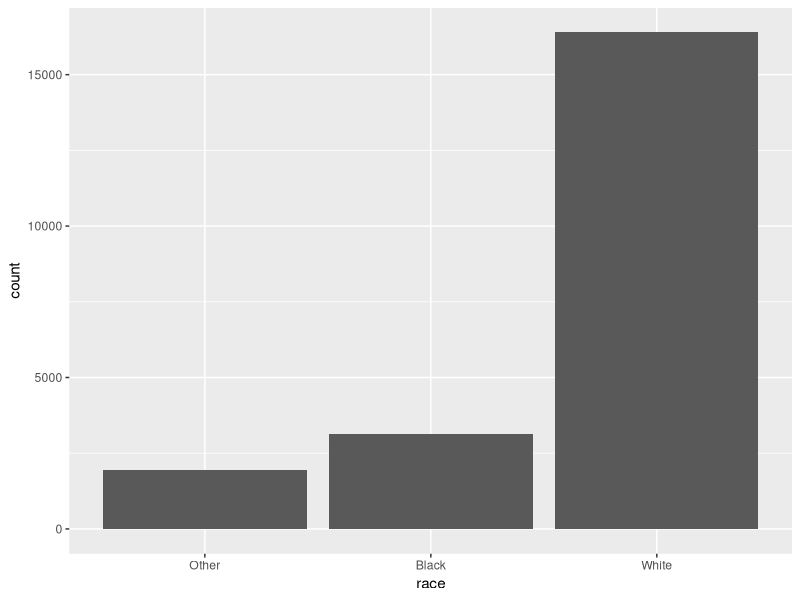
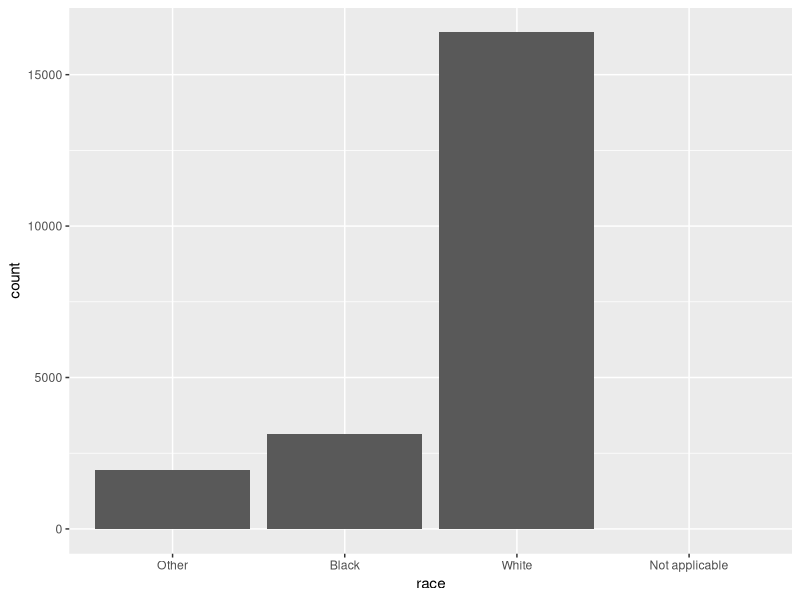
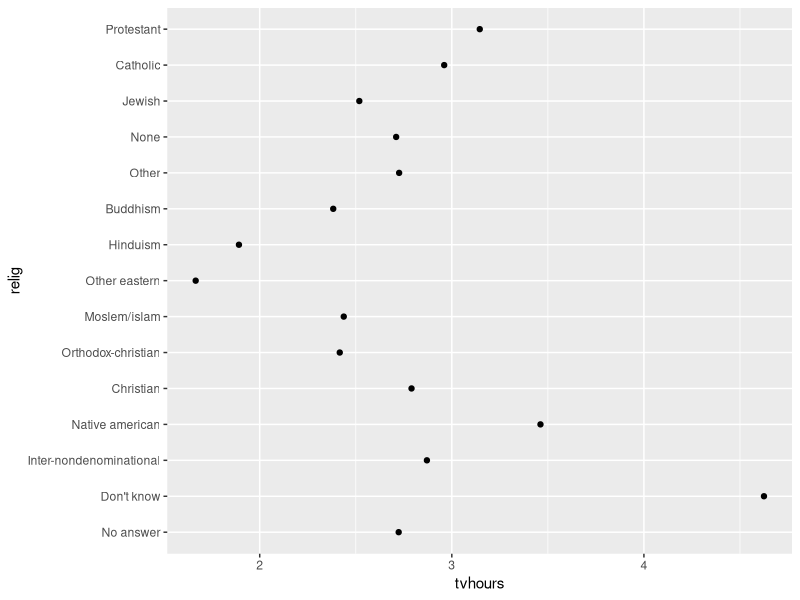
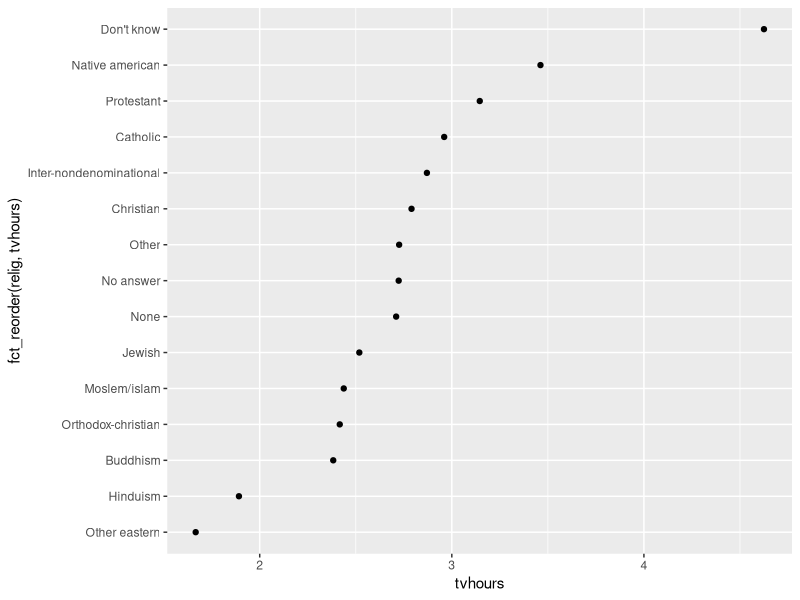
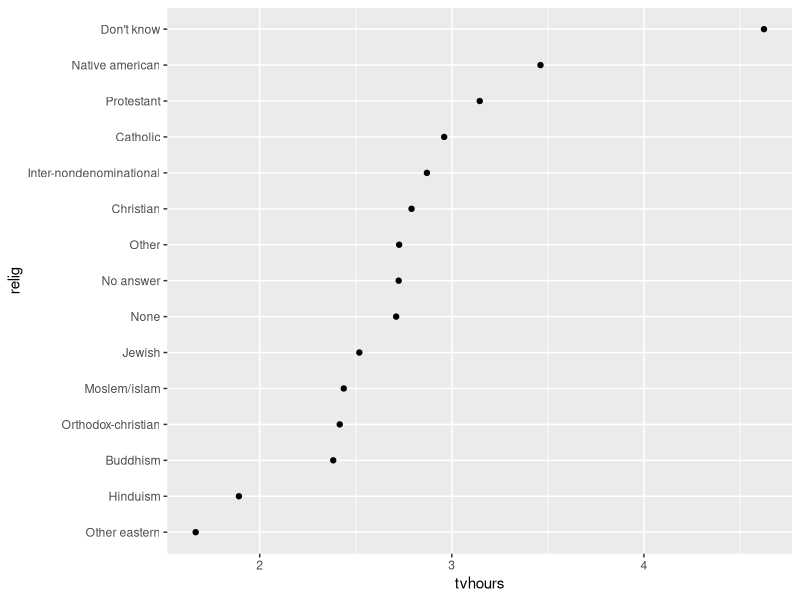
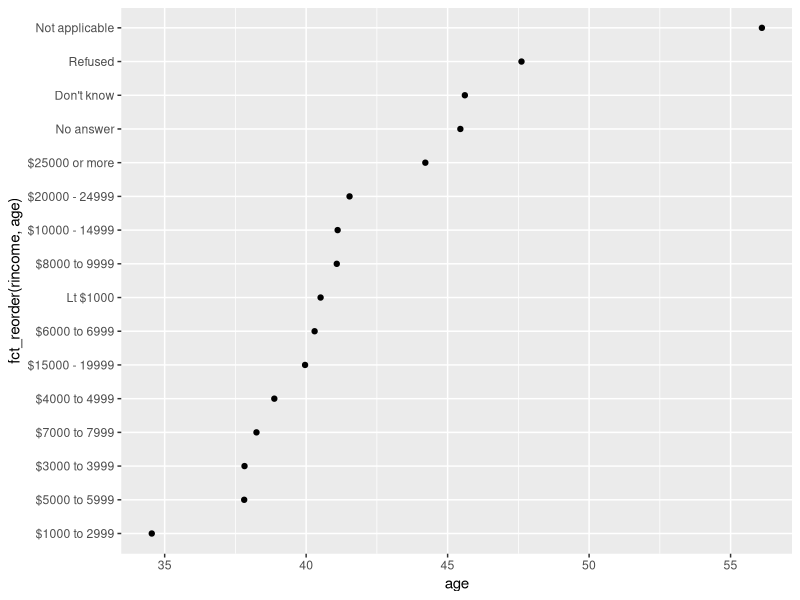
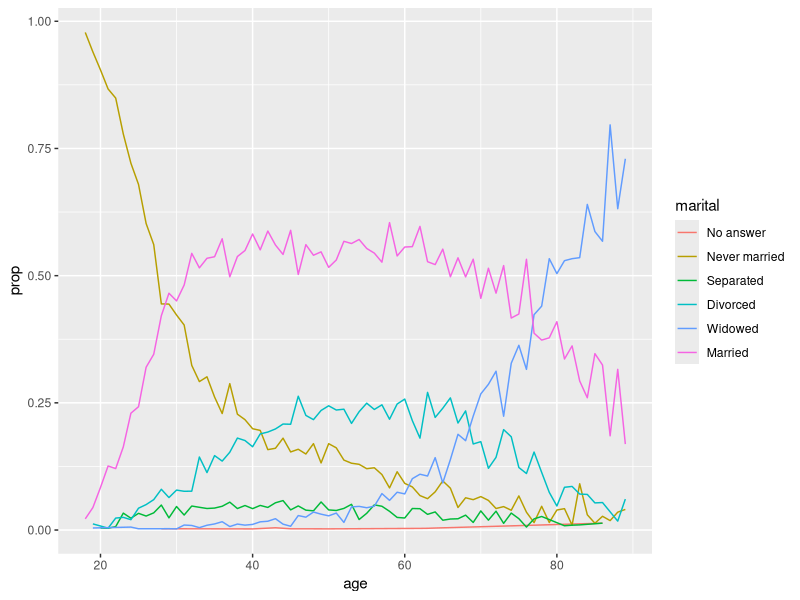
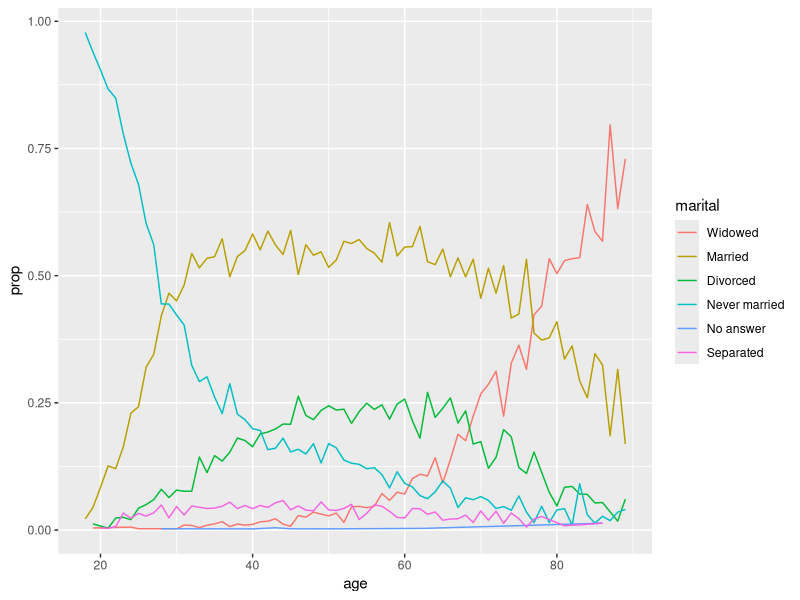

Source code (R) for these figures, in order:
## ---- chunk 1
library(tidyverse)
library(stringr)
## ---- chunk 2
x <- c("\"", "\\")
x

writeLines(x)
## ---- chunk 3
x <- "\u00b5"
x
## ---- chunk 4
c("one", "two", "three")
## ---- chunk 5
str_length(c("a", "Ciencia de Datos con R", NA))
## ---- chunk 6
str_c("x", "y")

str_c("x", "y", "z")
## ---- chunk 7
str_c("x", "y", sep = ", ")
## ---- chunk 8
x <- c("abc", NA)
str_c("|-", x, "-|")

str_c("|-", str_replace_na(x), "-|")
## ---- chunk 9
str_c("prefix-", c("a", "b", "c"), "-suffix")
## ---- chunk 10
name <- "Ana"
time_of_day <- "días"
birthday <- FALSE

str_c(
  "Buenos ", time_of_day, " ", name,
  if (birthday) " y FELIZ CUMPLEAÑOS",
  "."
)
## ---- chunk 11
str_c(c("x", "y", "z"), collapse = ", ")
## ---- chunk 12
x <- c("Apple", "Banana", "Pear")
str_sub(x, 1, 3)

str_sub(x, -3, -1)
## ---- chunk 13
str_sub("a", 1, 5)
## ---- chunk 14
str_sub(x, 1, 1) <- str_to_lower(str_sub(x, 1, 1))
x
## ---- chunk 15
# El Turco tiene dos i's: con y sin punto y tiene
# una regla diferente para pasarlas a mayúsculas:
str_to_upper(c("i", "ı"))

str_to_upper(c("i", "ı"), locale = "tr")
## ---- chunk 16
x <- c("apple", "eggplant", "banana")
str_sort(x, locale = "en")  # Inglés

str_sort(x, locale = "haw") # Hawaiano
## ---- chunk 17
x <- c("apple", "banana", "pear")
str_view(x, "an")
## ---- chunk 18
str_view(x, ".a.")
## ---- chunk 19
# Para crear la expresión regular, necesitamos \\
dot <- "\\."

# Pero la expresión sólo contiene un backslash:
writeLines(dot)

# Con esto, le decimos a R que busque un . explícito
str_view(c("abc", "a.c", "bef"), "a\\.c")
## ---- chunk 20
x <- "a\\b"
writeLines(x)

str_view(x, "\\\\")
## ---- chunk 21
x <- c("apple", "banana", "pear")
str_view(x, "^a")

str_view(x, "a$")
## ---- chunk 22
x <- c("apple pie", "apple", "apple cake")
str_view(x, "apple")

str_view(x, "^apple$")
## ---- chunk 23
# Buscar un caracter que normalmente tiene un significado especial en regex
str_view(c("abc", "a.c", "a*c", "a c"), "a[.]c")

str_view(c("abc", "a.c", "a*c", "a c"), ".[*]c")

str_view(c("abc", "a.c", "a*c", "a c"), "a[ ]")
## ---- chunk 24
str_view(c("grey", "gray"), "gr(e|a)y")
## ---- chunk 25
x <- "1888 es el año más largo en números romanos: MDCCCLXXXVIII"
str_view(x, "CC?")

str_view(x, "CC+")

str_view(x, 'C[LX]+')
## ---- chunk 26
str_view(x, "C{2}")

str_view(x, "C{2,}")

str_view(x, "C{2,3}")
## ---- chunk 27
str_view(x, 'C{2,3}?')

str_view(x, 'C[LX]+?')
## ---- chunk 28
str_view(fruit, "(..)\\1", match = TRUE)
## ---- chunk 29
x <- c("apple", "banana", "pear")
str_detect(x, "e")
## ---- chunk 30
# ¿Cuántas palabras empiezan con t?
sum(str_detect(words, "^t"))

# ¿Qué proporción de palabras terminan en vocal?
mean(str_detect(words, "[aeiou]$"))
## ---- chunk 31
# Encuentra todas las palabras que contengan al menos una vocal, y niegalas
no_vowels_1 <- !str_detect(words, "[aeiou]")

# Encuentra todas las palabras que estén compuestas por puras consonantes
no_vowels_2 <- str_detect(words, "^[^aeiou]+$")
identical(no_vowels_1, no_vowels_2)
## ---- chunk 32
words[str_detect(words, "x$")]

str_subset(words, "x$")
## ---- chunk 33
df <- tibble(
  word = words, 
  i = seq_along(word)
)
df %>% 
  filter(str_detect(words, "x$"))
## ---- chunk 34
x <- c("apple", "banana", "pear")
str_count(x, "a")

# En promedio, ¿cuántas vocales por palabra?
mean(str_count(words, "[aeiou]"))
## ---- chunk 35
df %>% 
  mutate(
    vowels = str_count(word, "[aeiou]"),
    consonants = str_count(word, "[^aeiou]")
  )
## ---- chunk 36
str_count("abababa", "aba")

str_view_all("abababa", "aba")
## ---- chunk 37
length(sentences)

head(sentences)
## ---- chunk 38
colours <- c("red", "orange", "yellow", "green", "blue", "purple")
colour_match <- str_c(colours, collapse = "|")
colour_match
## ---- chunk 39
has_colour <- str_subset(sentences, colour_match)
matches <- str_extract(has_colour, colour_match)
head(matches)
## ---- chunk 40
more <- sentences[str_count(sentences, colour_match) > 1]
str_view_all(more, colour_match)

str_extract(more, colour_match)
## ---- chunk 41
str_extract_all(more, colour_match)
## ---- chunk 42
str_extract_all(more, colour_match, simplify = TRUE)

x <- c("a", "a b", "a b c")
str_extract_all(x, "[a-z]", simplify = TRUE)
## ---- chunk 43
noun <- "(a|the) ([^ ]+)"

has_noun <- sentences %>%
  str_subset(noun) %>%
  head(10)
has_noun %>% 
  str_extract(noun)
## ---- chunk 44
has_noun %>% 
  str_match(noun)
## ---- chunk 45
tibble(sentence = sentences) %>% 
  tidyr::extract(
    sentence, c("article", "noun"), "(a|the) ([^ ]+)", 
    remove = FALSE
  )
## ---- chunk 46
x <- c("apple", "pear", "banana")
str_replace(x, "[aeiou]", "-")

str_replace_all(x, "[aeiou]", "-")
## ---- chunk 47
x <- c("1 house", "2 cars", "3 people")
str_replace_all(x, c("1" = "one", "2" = "two", "3" = "three"))
## ---- chunk 48
sentences %>% 
  str_replace("([^ ]+) ([^ ]+) ([^ ]+)", "\\1 \\3 \\2") %>% 
  head(5)
## ---- chunk 49
sentences %>%
  head(5) %>% 
  str_split(" ")
## ---- chunk 50
"a|b|c|d" %>% 
  str_split("\\|") %>% 
  .[[1]]
## ---- chunk 51
sentences %>%
  head(5) %>% 
  str_split(" ", simplify = TRUE)
## ---- chunk 52
fields <- c("Nombre: Ana", "País: México", "Edad: 29")
fields %>% str_split(": ", n = 2, simplify = TRUE)
## ---- chunk 53
x <- "Esta es una oración. Esta es otra oración."
str_view_all(x, boundary("word"))

str_split(x, " ")[[1]]

str_split(x, boundary("word"))[[1]]
## ---- chunk 54
bananas <- c("banana", "Banana", "BANANA")
str_view(bananas, "banana")

str_view(bananas, regex("banana", ignore_case = TRUE))
## ---- chunk 55
x <- "Line 1\nLine 2\nLine 3"
str_extract_all(x, "^Line")[[1]]

str_extract_all(x, regex("^Line", multiline = TRUE))[[1]]
## ---- chunk 56
phone <- regex("
  \\(?     # optional opening parens
  (\\d{3}) # area code
  [) -]?   # optional closing parens, space, or dash
  (\\d{3}) # another three numbers
  [ -]?    # optional space or dash
  (\\d{3}) # three more numbers
  ", comments = TRUE)

str_match("514-791-8141", phone)
## ---- chunk 57
library(microbenchmark)
microbenchmark::microbenchmark(
  fixed = str_detect(sentences, fixed("the")),
  regex = str_detect(sentences, "the"),
  times = 20
)
## ---- chunk 58
a1 <- "\u00e1"
a2 <- "a\u0301"
c(a1, a2)

a1 == a2
## ---- chunk 59
str_detect(a1, fixed(a2))

str_detect(a1, coll(a2))
## ---- chunk 60
# Esto significa que debemos estar conscientes de las diferencias cuando hagamos coincidencias con sensibilidad de mayúsculas:
i <- c("I", "İ", "i", "ı")
i

str_subset(i, coll("i", ignore_case = TRUE))

str_subset(i, coll("i", ignore_case = TRUE, locale = "tr"))
## ---- chunk 61
stringi::stri_locale_info()
## ---- chunk 62
x <- "Esta es una oración."
str_view_all(x, boundary("word"))

str_extract_all(x, boundary("word"))
## ---- chunk 63
apropos("replace")
## ---- chunk 64
head(dir(pattern = "\\.Rmd$"))
## ---- chunk 65
library(tidyverse)
library(forcats)
## ---- chunk 66
x1 <- c("Dec", "Apr", "Jan", "Mar")
## ---- chunk 67
x2 <- c("Dec", "Apr", "Jam", "Mar")
## ---- chunk 68
sort(x1)
## ---- chunk 69
month_levels <- c(
  "Jan", "Feb", "Mar", "Apr", "May", "Jun", 
  "Jul", "Aug", "Sep", "Oct", "Nov", "Dec"
)
## ---- chunk 70
y1 <- factor(x1, levels = month_levels)
y1

sort(y1)
## ---- chunk 71
y2 <- factor(x2, levels = month_levels)
y2
## ---- chunk 72
factor(x1)
## ---- chunk 73
f1 <- factor(x1, levels = unique(x1))
f1

f2 <- x1 %>% factor() %>% fct_inorder()
f2
## ---- chunk 74
levels(f2)
## ---- chunk 75
gss_cat
## ---- chunk 76
gss_cat %>%
  count(race)
## ---- chunk 77
ggplot(gss_cat, aes(race)) +
  geom_bar()
## ---- chunk 78
ggplot(gss_cat, aes(race)) +
  geom_bar() +
  scale_x_discrete(drop = FALSE)
## ---- chunk 79
relig_summary <- gss_cat %>%
  group_by(relig) %>%
  summarise(
    age = mean(age, na.rm = TRUE),
    tvhours = mean(tvhours, na.rm = TRUE),
    n = n()
  )

ggplot(relig_summary, aes(tvhours, relig)) + geom_point()
## ---- chunk 80
ggplot(relig_summary, aes(tvhours, fct_reorder(relig, tvhours))) +
  geom_point()
## ---- chunk 81
relig_summary %>%
  mutate(relig = fct_reorder(relig, tvhours)) %>%
  ggplot(aes(tvhours, relig)) +
    geom_point()
## ---- chunk 82
rincome_summary <- gss_cat %>%
  group_by(rincome) %>%
  summarise(
    age = mean(age, na.rm = TRUE),
    tvhours = mean(tvhours, na.rm = TRUE),
    n = n()
  )

ggplot(rincome_summary, aes(age, fct_reorder(rincome, age))) + geom_point()
## ---- chunk 83
by_age <- gss_cat %>%
  filter(!is.na(age)) %>%
  count(age, marital) %>%
  group_by(age) %>%
  mutate(prop = n / sum(n))

ggplot(by_age, aes(age, prop, colour = marital)) +
  geom_line(na.rm = TRUE)

ggplot(by_age, 
       aes(age, prop, colour = fct_reorder2(marital, age, prop))) +
  geom_line() +
  labs(colour = "marital")
## ---- chunk 84
gss_cat %>%
  mutate(marital = marital %>% fct_infreq() %>% fct_rev()) %>%
  ggplot(aes(marital)) +
    geom_bar()
